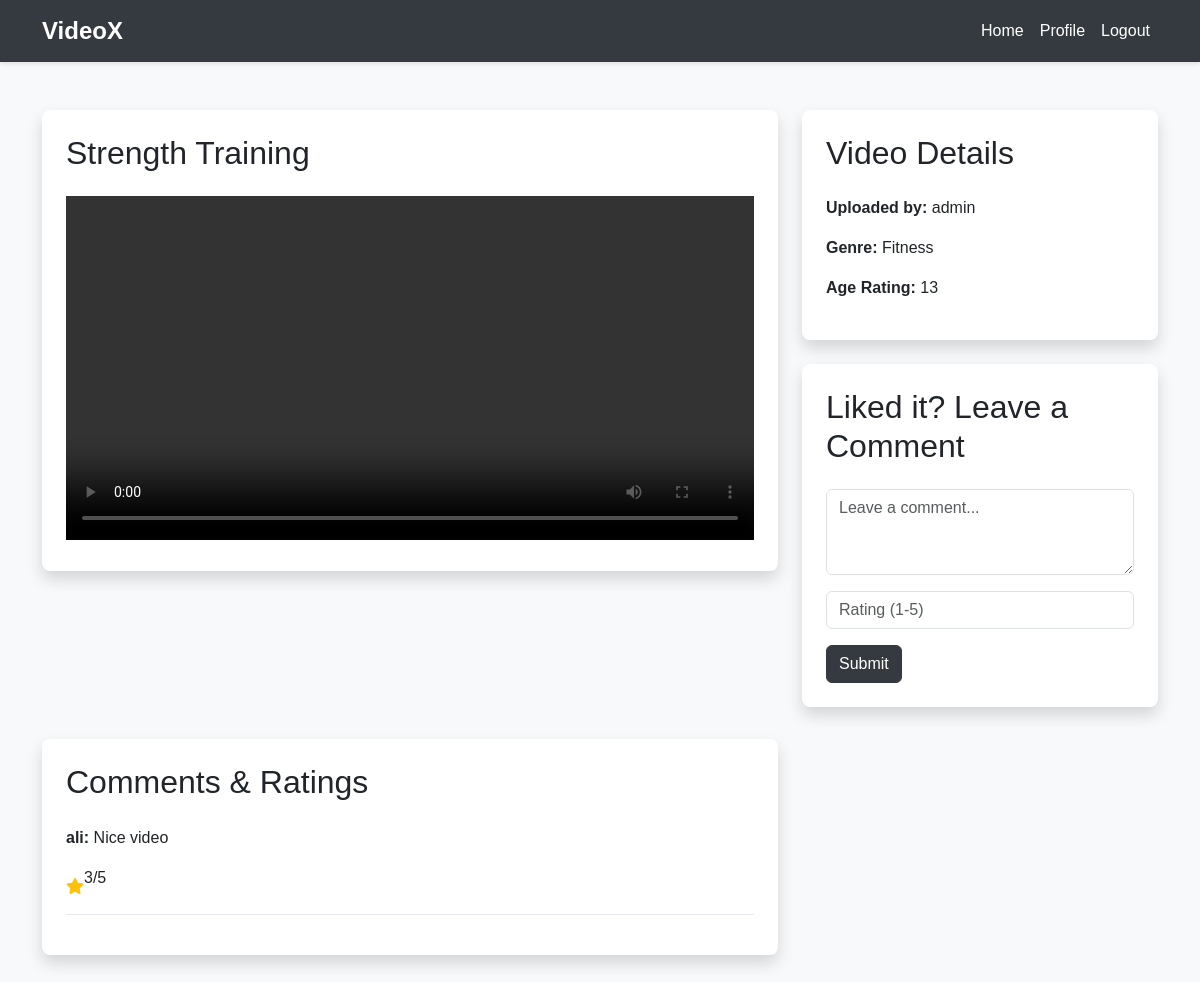
The app's page /video/6/ with its own data.
### videos/models.py (models this page shows, shortened)
class Video(models.Model):
    title = models.CharField(max_length=200)
    publisher = models.CharField(max_length=100)
    producer = models.CharField(max_length=100)
    genre = models.CharField(max_length=100)
    age_rating = models.CharField(max_length=10)
    video_file = models.FileField(upload_to='videos/')
    uploaded_by = models.ForeignKey(settings.AUTH_USER_MODEL, on_delete=models.CASCADE)
    upload_date = models.DateTimeField(auto_now_add=True)

class CommentRating(models.Model):
    video = models.ForeignKey(Video, on_delete=models.CASCADE)
    user = models.ForeignKey(settings.AUTH_USER_MODEL, on_delete=models.CASCADE)
    text = models.TextField(blank=True, null=True)
    rating = models.IntegerField(blank=True, null=True)
    created_date = models.DateTimeField(auto_now_add=True)

### accounts/models.py (models this page shows, shortened)
class CustomUser(AbstractBaseUser, PermissionsMixin):
    email = models.EmailField()
    first_name = models.CharField(max_length=50)
    last_name = models.CharField(max_length=50)
    username = models.CharField(max_length=20, unique=True)
    profile_picture = models.ImageField(upload_to='profile_pics', default='profile_pics/default.jpg')
    is_active = models.BooleanField(default=True)
    is_staff = models.BooleanField(default=False)
    is_superuser = models.BooleanField(default=False)
    date_joined = models.DateTimeField(default=timezone.now)
    objects = CustomUserManager()
    USERNAME_FIELD = 'username'
    REQUIRED_FIELDS = ['email']
    groups = models.ManyToManyField(
        'auth.Group',
        related_name='custom_users',  # Add this related_name
        blank=True,
        verbose_name='groups',
        help_text='The groups this user belongs to. A user will get all permissions granted to each of their groups.',
    )
    user_permissions = models.ManyToManyField(
        'auth.Permission',
        related_name='custom_users',  # Add this related_name
        blank=True,
        verbose_name='user permissions',
        help_text='Specific permissions for this user.',
        related_query_name='custom_user',
    )
    def __str__(self):
        return self.username

### videos/views.py (the view)
# urls.py: path('video/<int:pk>/', views.video_detail, name='video_detail'),
def video_detail(request, pk):
    video = get_object_or_404(Video, pk=pk)
    form = CommentRatingForm(request.POST or None)
    if request.method == 'POST' and form.is_valid():
        comment_rating = form.save(commit=False)
        comment_rating.video = video
        comment_rating.user = request.user
        comment_rating.save()
        return redirect('video_detail', pk=pk)
    context = {
        'video': video,
        'form': form,
    }
    return render(request, 'videos/video_detail.html', context)

### videos/forms.py (shortened to what this page needs)
class CommentRatingForm(forms.ModelForm):
    class Meta:
        model = CommentRating
        fields = ['text', 'rating']
        widgets = {
            'text': forms.Textarea(attrs={'rows': 3, 'placeholder': 'Leave a comment...', 'class': 'form-control'}),
            'rating': forms.NumberInput(attrs={'min': 1, 'max': 5, 'placeholder': 'Rating (1-5)', 'class': 'form-control'}),
        }

### videos/templates/videos/video_detail.html (shortened to what this page needs)
<!DOCTYPE html>
<html lang="en">
<head>
    <link rel="stylesheet" href="https://cdn.jsdelivr.net/npm/bootstrap@5.3.3/dist/css/bootstrap.min.css">
    <link rel="stylesheet" href="https://cdnjs.cloudflare.com/ajax/libs/font-awesome/6.4.0/css/all.min.css">
</head>
<body>
    <nav class="navbar navbar-expand-lg navbar-dark">
        <div class="container">
          <a class="navbar-brand" href="#">VideoX</a>
          <div
            class="collapse navbar-collapse justify-content-end"
            id="navbarNav"
          >
            <ul class="navbar-nav">
              <li class="nav-item">
                <a class="nav-link" href="{% url 'profile' %}">Home</a>
              </li>
              <li class="nav-item">
                <a class="nav-link" href="{% url 'profile' %}">Profile</a>
              </li>
              <li class="nav-item">
                <a class="nav-link" href="{% url 'logout' %}">Logout</a>
              </li>
            </ul>
          </div>
        </div>
      </nav>
    <section class="video-detail py-5">
        <div class="container">
            <div class="row">
                <div class="col-lg-8 mb-4">
                    <div class="video-player">
                        <h1 class="h2 font-semibold mb-4">{{ video.title }}</h1>
                        <video class="w-100" controls>
                            <source src="{{ video.video_file.url }}" type="video/mp4">
                        </video>
                    </div>
                </div>
                <div class="col-lg-4">
                    <div class="video-info mb-4">
                        <h2 class="h2 font-semibold mb-4">Video Details</h2>
                        <p><strong>Uploaded by:</strong> {{ video.uploaded_by }}</p>
                        <p><strong>Genre:</strong> {{ video.genre }}</p>
                        <p><strong>Age Rating:</strong> {{ video.age_rating }}</p>
                    </div>
                    <div class="comment-form">
                        <h2 class="h2 font-semibold mb-4">Liked it? Leave a Comment</h2>
                        <form method="post">
                            <div class="mb-3">
                                {{ form.text }}
                            </div>
                            <div class="mb-3">
                                {{ form.rating }}
                            </div>
                            <button type="submit" class="btn btn-primary">Submit</button>
                        </form>
                    </div>
                </div>
                <div class="col-lg-8">
                    <div class="comments">
                        <h2 class="h2 font-semibold mb-4">Comments & Ratings</h2>
                        {% for comment_rating in video.commentrating_set.all %}
                        <div class="{% if comment_rating.text %}comment-item{% else %}rating-item{% endif %} mb-3">
                                <p><strong>{{ comment_rating.user }}:</strong> {{ comment_rating.text }}</p>
                                <div class="d-flex align-items-center">
                                    <i class="fas fa-star text-warning mr-2"></i>
                                    <p class="ml-auto text-gray-500">{{ comment_rating.rating }}/5</p>
                                </div>
                            </div>
                        {% empty %}
                            <p>No comments or ratings yet.</p>
                        {% endfor %}
                    </div>
                </div>
            </div>
        </div>
    </section>
    </body>
    </html>

### videos/templates/videos/video_detail.html (style rules this page uses)
.video-player, .video-info, .comments, .comment-form { background-color: #fff; padding: 1.5rem; border-radius: 0.5rem; box-shadow: 0 0.5rem 1rem rgba(0, 0, 0, 0.15); margin-bottom: 2rem; }
.comment-item, .rating-item, .empty-entry { padding-bottom: 0.5rem; border-bottom: 1px solid #e9ecef; }
body { font-family: "Montserrat", sans-serif; background-color: #f8f9fa; }
.navbar { box-shadow: 0 2px 4px rgba(0, 0, 0, 0.1); background-color: #343a40; }
.navbar-brand { font-weight: bold; font-size: 1.5rem; color: #fff; }
.nav-link { font-weight: 500; color: #fff; }
.btn-primary { background-color: #343a40; border-color: #343a40; }

### records on screen
Video: title "Strength Training", uploaded_by "admin", genre "Fitness", age_rating "13"
CommentRating: user "ali", text "Nice video", rating "3"
